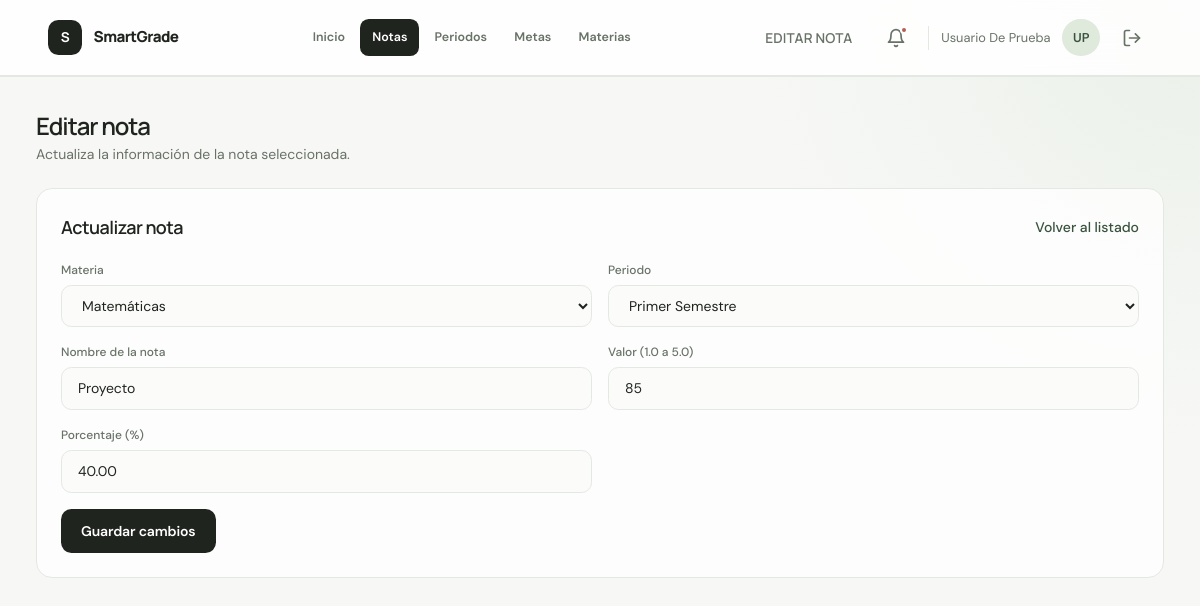
The app's page /views/grades/edit.php?id=9 (signed in) with its own data.
### tables this page shows
CREATE TABLE IF NOT EXISTS grades (
    id INT AUTO_INCREMENT PRIMARY KEY,
    subjet_id INT NOT NULL,
    term_id INT NOT NULL,
    user_id INT NOT NULL,
    name VARCHAR(100) NOT NULL,
    value BIGINT NOT NULL,
    percentage DECIMAL(5, 2) NOT NULL,
    created_at TIMESTAMP DEFAULT CURRENT_TIMESTAMP,
    updated_at TIMESTAMP DEFAULT CURRENT_TIMESTAMP ON UPDATE CURRENT_TIMESTAMP,
    FOREIGN KEY (subjet_id) REFERENCES subjets (id) ON DELETE CASCADE,
    FOREIGN KEY (term_id) REFERENCES terms (id) ON DELETE CASCADE,
    FOREIGN KEY (user_id) REFERENCES users (id) ON DELETE CASCADE
);

CREATE TABLE IF NOT EXISTS subjets (
    id INT AUTO_INCREMENT PRIMARY KEY,
    name VARCHAR(100) NOT NULL,
    user_id INT NOT NULL,
    teacher_name VARCHAR(100) NOT NULL,
    created_at TIMESTAMP DEFAULT CURRENT_TIMESTAMP,
    FOREIGN KEY (user_id) REFERENCES users (id) ON DELETE CASCADE
);

CREATE TABLE IF NOT EXISTS terms (
    id INT AUTO_INCREMENT PRIMARY KEY,
    name VARCHAR(100) NOT NULL,
    user_id INT NOT NULL,
    is_active BOOLEAN DEFAULT FALSE,
    created_at TIMESTAMP DEFAULT CURRENT_TIMESTAMP,
    FOREIGN KEY (user_id) REFERENCES users (id) ON DELETE CASCADE
);

### logic/grades/read.php (called while the page is built, shortened)
<?php
if (!function_exists('getUserSubjetsOptions')) {
    function getUserSubjetsOptions(PDO $pdo, int $user_id): array
    {
        $stmt = $pdo->prepare('SELECT id, name FROM subjets WHERE user_id = :user_id ORDER BY name ASC');
        $stmt->execute(['user_id' => $user_id]);
        return $stmt->fetchAll();
    }
}
if (!function_exists('getUserTermsOptions')) {
    function getUserTermsOptions(PDO $pdo, int $user_id): array
    {
        $stmt = $pdo->prepare('SELECT id, name FROM terms WHERE user_id = :user_id ORDER BY created_at DESC');
        $stmt->execute(['user_id' => $user_id]);
        return $stmt->fetchAll();
    }
}
if (!function_exists('getUserGradeById')) {
    function getUserGradeById(PDO $pdo, int $user_id, int $grade_id): ?array
    {
        $stmt = $pdo->prepare(
            'SELECT
                g.id,
                g.subjet_id,
                g.term_id,
                g.name,
                g.value,
                g.percentage,
                g.created_at
            FROM grades g
            INNER JOIN subjets s ON s.id = g.subjet_id
            INNER JOIN terms t ON t.id = g.term_id
            WHERE g.id = :grade_id
              AND s.user_id = :user_id
              AND t.user_id = :user_id
            LIMIT 1'
        );
        $stmt->execute([
            'grade_id' => $grade_id,
            'user_id' => $user_id,
        ]);
        $grade = $stmt->fetch();
        return $grade ?: null;
    }
}

### views/grades/edit.php (the view, shortened to what this page needs)
<?php
require_once __DIR__ . '/../../logic/db.php';
require_once __DIR__ . '/../../logic/grades/read.php';
$id = filter_var($_GET['id'] ?? null, FILTER_VALIDATE_INT, ['options' => ['min_range' => 1]]);
$user_id = (int) $_SESSION['user_id'];
$grade = getUserGradeById($pdo, $user_id, (int) $id);
$subjets = getUserSubjetsOptions($pdo, $user_id);
$terms = getUserTermsOptions($pdo, $user_id);
$can_edit_grade = !empty($subjets) && !empty($terms);
$old = $_SESSION['grades_old'] ?? null;
$subjet_value = $old['subjet_id'] ?? (string) $grade['subjet_id'];
$term_value = $old['term_id'] ?? (string) $grade['term_id'];
$name_value = $old['name'] ?? $grade['name'];
$value_value = $old['value'] ?? (string) $grade['value'];
$percentage_value = $old['percentage'] ?? (string) $grade['percentage'];
?>
<!DOCTYPE html>
<html lang="es">
<head>
    <?php include __DIR__ . '/../header.php'; ?>
</head>
<body>
    <div class="app-shell">
        <div class="main-content">
            <?php include __DIR__ . '/../partials/topbar.php'; ?>
            <main class="p-6 space-y-6">
                <div>
                    <h2 class="font-display text-xl font-semibold text-heading">Editar nota</h2>
                    <p class="text-muted text-sm mt-1">Actualiza la información de la nota seleccionada.</p>
                </div>
                <section class="card p-6">
                    <div class="flex items-center justify-between gap-3 flex-wrap mb-5">
                        <h3 class="font-display text-lg font-semibold text-heading">Actualizar nota</h3>
                        <a href="index.php" class="text-sm link-accent">Volver al listado</a>
                    </div>
                    <form action="../../logic/grades/update.php" method="POST" class="grid md:grid-cols-2 gap-4" novalidate>
                        <div>
                            <label for="subjet_id" class="field-label">Materia</label>
                            <select id="subjet_id" name="subjet_id" class="input" <?= $can_edit_grade ? '' : 'disabled' ?> required>
                                <?php foreach ($subjets as $subjet): ?>
                                    <option value="<?= (int) $subjet['id'] ?>" <?= $subjet_value === (string) $subjet['id'] ? 'selected' : '' ?>>
                                        <?= htmlspecialchars($subjet['name'], ENT_QUOTES, 'UTF-8') ?>
                                    </option>
                                <?php endforeach; ?>
                            </select>
                        </div>
                        <div>
                            <label for="term_id" class="field-label">Periodo</label>
                            <select id="term_id" name="term_id" class="input" <?= $can_edit_grade ? '' : 'disabled' ?> required>
                                <?php foreach ($terms as $term): ?>
                                    <option value="<?= (int) $term['id'] ?>" <?= $term_value === (string) $term['id'] ? 'selected' : '' ?>>
                                        <?= htmlspecialchars($term['name'], ENT_QUOTES, 'UTF-8') ?>
                                    </option>
                                <?php endforeach; ?>
                            </select>
                        </div>
                        <div>
                            <label for="name" class="field-label">Nombre de la nota</label>
                            <input
                                type="text"
                                id="name"
                                name="name"
                                maxlength="100"
                                required
                                value="<?= htmlspecialchars($name_value, ENT_QUOTES, 'UTF-8') ?>"
                                class="input"
                                <?= $can_edit_grade ? '' : 'disabled' ?>>
                        </div>
                        <div>
                            <label for="value" class="field-label">Valor (1.0 a 5.0)</label>
                            <input
                                type="number"
                                id="value"
                                name="value"
                                min="1"
                                max="5"
                                step="0.1"
                                required
                                value="<?= htmlspecialchars($value_value, ENT_QUOTES, 'UTF-8') ?>"
                                class="input"
                                <?= $can_edit_grade ? '' : 'disabled' ?>>
                        </div>
                        <div>
                            <label for="percentage" class="field-label">Porcentaje (%)</label>
                            <input
                                type="number"
                                id="percentage"
                                name="percentage"
                                min="0.01"
                                max="100"
                                step="0.01"
                                required
                                value="<?= htmlspecialchars($percentage_value, ENT_QUOTES, 'UTF-8') ?>"
                                class="input"
                                <?= $can_edit_grade ? '' : 'disabled' ?>>
                        </div>
                        <div class="md:col-span-2">
                            <button type="submit" class="btn btn-primary" style="width: auto;" <?= $can_edit_grade ? '' : 'disabled' ?>>Guardar cambios</button>
                        </div>
                    </form>
                </section>
            </main>
        </div>
    </div>
</body>
</html>

### views/css/styles.css (style rules this page uses)
:root { --color-bg: #f7f8f6; --color-surface: #ffffff; --color-surface-alt: #f0f3ee; --color-border: #e4e8e2; --color-border-focus: var(--color-primary); --color-text: #20241f; --color-text-muted: #687267; --color-text-dim: #9ba49a; --color-text-inverse: #ffffff; --color-primary: #4d6b52; --color-primary-hover: #38523d; --color-primary-soft: #e6eee5; --color-danger: #b45e52; --color-danger-border: #efd8d2; --color-danger-bg: #fbefec; --color-success: #4d7b5b; --color-success-border: #d5e7d8; --color-success-bg: #edf7ef; --color-overlay-soft: #f5f7f4; --color-overlay-medium: #edf1eb; --font-body: "DM Sans", sans-serif; --font-display: "Manrope", sans-serif; --radius-sm: 0.35rem; --radius-md: 0.55rem; --radius-lg: 0.8rem; --radius-xl: 1.05rem; --radius-2xl: 1.35rem; --input-padding-y: 0.625rem; --input-padding-x: 1rem; --transition-fast: 150ms ease; }
body { font-family: var(--font-body); background-color: var(--color-bg); color: var(--color-text); -webkit-font-smoothing: antialiased; }
.font-display { font-family: var(--font-display); }
.card { background-color: var(--color-surface); border: 1px solid var(--color-border); border-radius: var(--radius-2xl); }
.field-label { display: block; font-size: 0.75rem; font-weight: 500; color: var(--color-text-muted); margin-bottom: 0.375rem; }
.input { width: 100%; background-color: var(--color-overlay-soft); border: 1px solid var(--color-border); border-radius: var(--radius-lg); padding: var(--input-padding-y) var(--input-padding-x); font-size: 0.875rem; color: var(--color-text); transition: border-color var(--transition-fast), box-shadow var(--transition-fast); }
.input::placeholder { color: var(--color-text-dim); }
.btn { display: inline-flex; align-items: center; justify-content: center; font-weight: 600; font-size: 0.875rem; border-radius: var(--radius-lg); padding: var(--input-padding-y) 1.25rem; transition: background-color var(--transition-fast), transform var(--transition-fast); cursor: pointer; border: none; }
.btn-primary { background-color: var(--color-primary); color: var(--color-text-inverse); width: 100%; }
.link-accent { color: var(--color-primary-hover); font-weight: 500; }
.text-muted { color: var(--color-text-muted); }
:root { --sidebar-width-expanded: 15rem; --sidebar-width-collapsed: 4.5rem; --topbar-height: 4rem; }
.app-shell { display: flex; min-height: 100vh; background-color: var(--color-bg); }
.main-content { flex: 1; display: flex; flex-direction: column; min-width: 0; }
.text-heading { color: var(--color-text); }
.card, .widget-card { box-shadow: 0 1px 2px rgba(32, 36, 31, 0.025); }
body { background: radial-gradient( circle at 100% 0%, rgba(222, 232, 219, 0.5), transparent 28rem ), var(--color-bg); }
.app-shell { background: transparent; }
.main-content { min-height: 100vh; }
.card { border-color: var(--color-border); box-shadow: none; }
.input { background: #fbfcfa; border-color: var(--color-border); border-radius: 0.65rem; }
.btn { border-radius: 0.65rem; min-height: 2.75rem; letter-spacing: -0.01em; }
.btn-primary { background: var(--color-text); }
main.p-6 { max-width: 1440px; width: 100%; margin: 0 auto; padding: 2.25rem clamp(1.25rem, 3vw, 3.25rem) 3.5rem; }
main.p-6 > div:first-child h2 { font-size: clamp(1.5rem, 2vw, 2rem); letter-spacing: -0.045em; }
main.p-6 > div:first-child p { max-width: 34rem; }
main.p-6 > section.card { border-radius: 1rem; background: rgba(255, 255, 255, 0.78); }
main.p-6 > section.card h3 { letter-spacing: -0.03em; }
.app-shell { display: block; min-height: 100vh; }
.main-content { width: 100%; }

### records on screen
grades: subjet_id "Matemáticas", term_id "Primer Semestre", name "Proyecto", value "85", percentage "40.00"

### other values on screen
$page_title "EDITAR NOTA"
$_SESSION['user_name'] "Usuario De Prueba"
$initials "UP"
